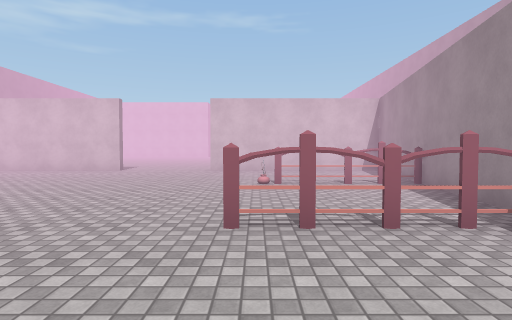
View 1 (above)

17 first-person views from a walk through a Unity game level. The camera is 1.4 m above the floor, tilts 2° down and sees 80° across. The floor is counted in squares, 2 m on a side. Each view is taken from the middle of a square. On the plan, view 1 faces up. The plan holds only what a view shows up to about 10 squares ahead; the rest is blank. The place goes on beyond the plan. The player character is not drawn. Some animated figures are not drawn. Some surface patterns are stand-ins.

View 2
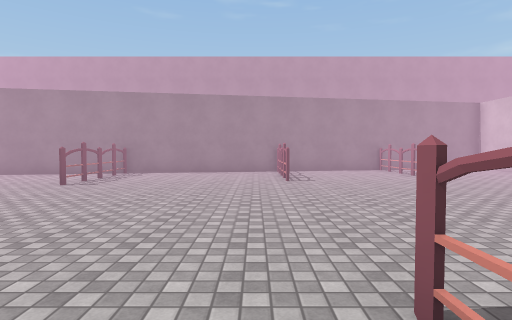

View 3
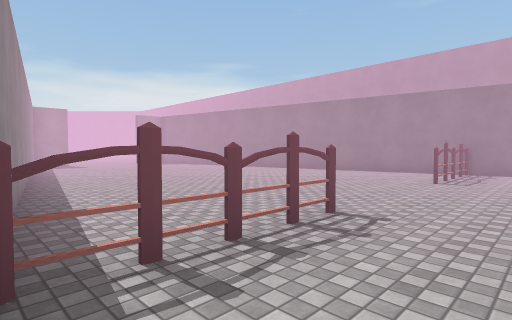

View 4
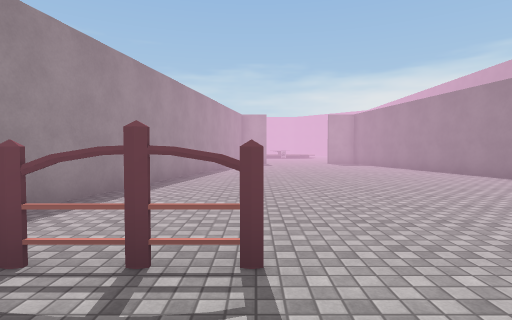

View 5
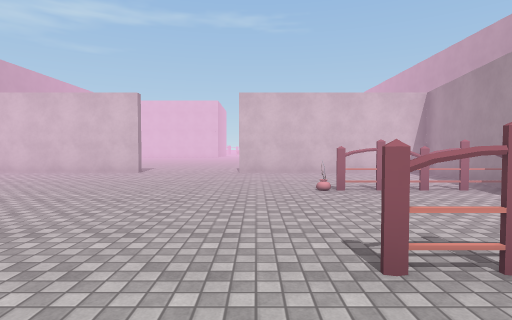

View 6
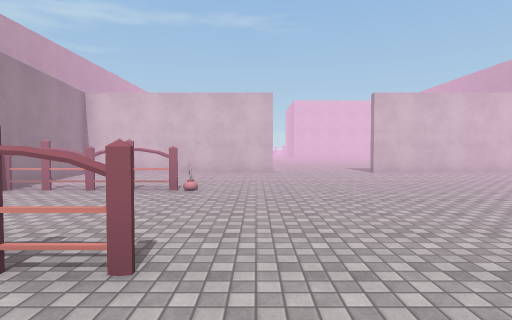

View 7
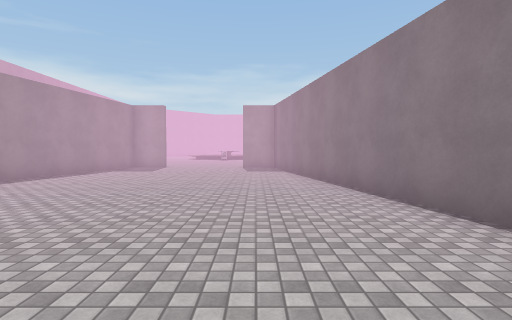

View 8
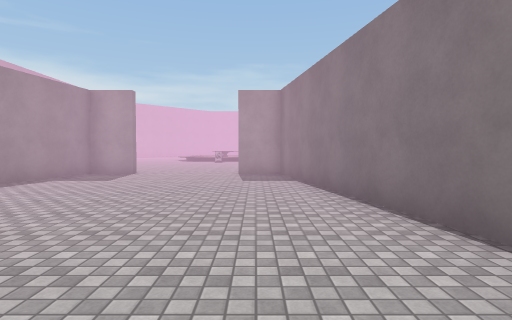

View 9
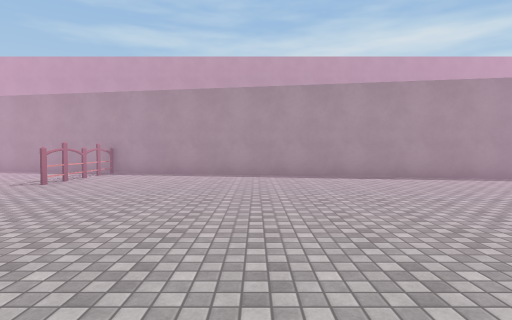

View 10
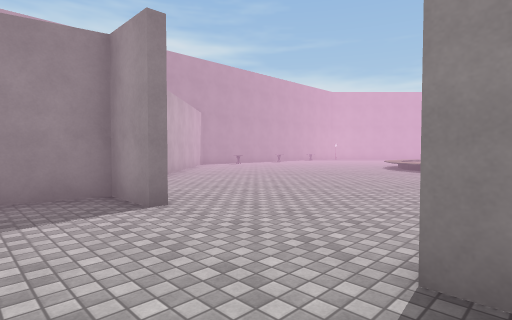

View 11
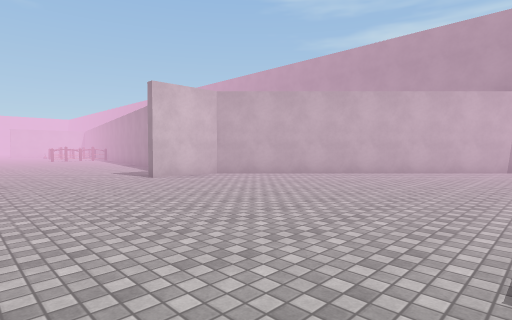

View 12
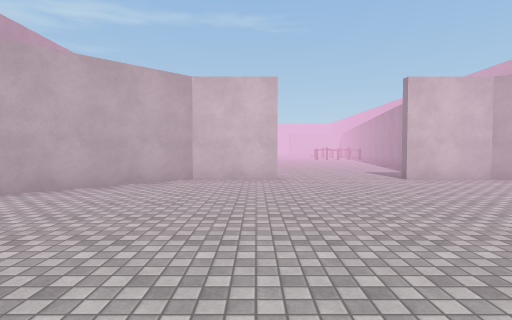

View 13
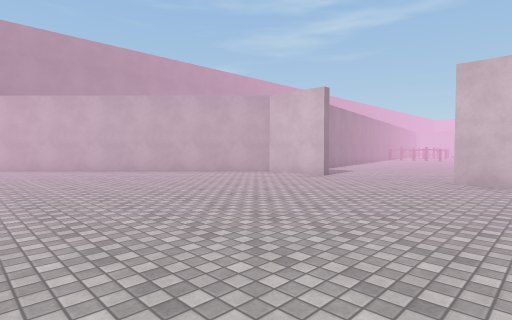

View 14
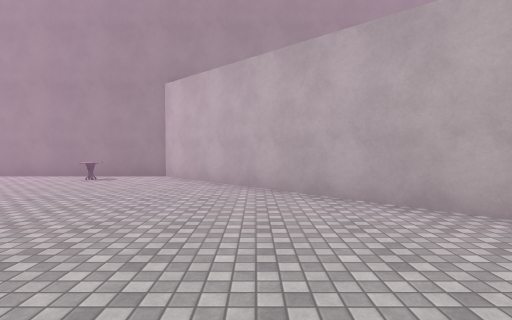

View 15
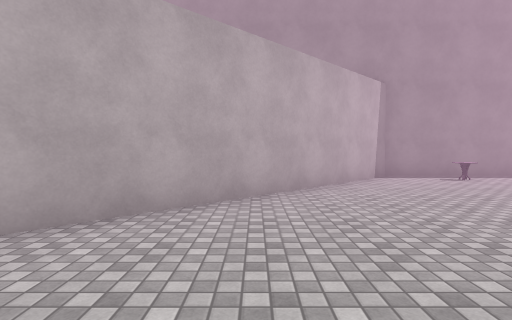

View 16
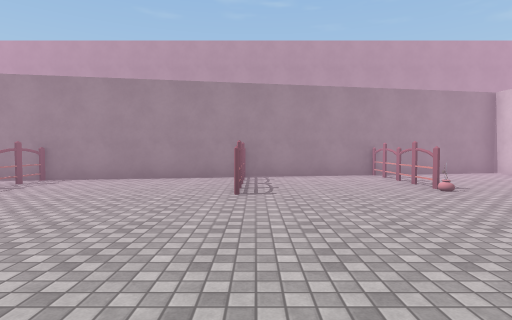

View 17
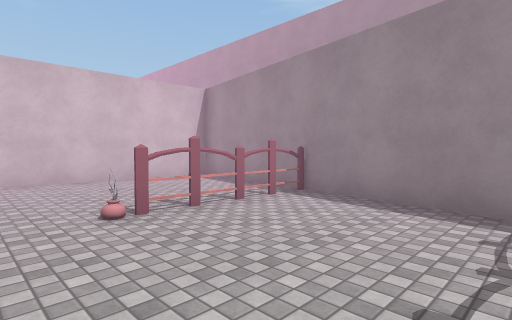

### Floor plan
Points are (right, up) in squares from view 1. A wall is a line through its corners. A room is listed if a view was taken in it or the views show most of it. See-through windows are left out.
Room 1 (views 1, 2, 3, 4, 5, 6, 7, 8, 9, 10, 16, 17)
walls: (-4.4, 10.1) (-10.1, 10.1) (-5.7, -14.7) (-4.5, -14.7); (-1.6, -14.7) (-0.3, -14.7) (4.1, 10.1) (0.4, 10.1)
ways out: opening at (-3, -15) to room 2
objects: other object (-8, 3) to (-6, 3); other object (-8, 6) to (-7, 6); other object (-7, -2) to (-5, -2); other object (-6, 6); other object (-1, -2) to (1, -2); other object (0, 3) to (2, 3); other object (0, 6); other object (1, 6) to (2, 6)
Room 2 (views 11, 12, 13, 14, 15)
walls: (-4.5, -14.9) (-6.5, -14.9) (-12.9, -21.3) (-12.9, -23.5); (6.9, -23.5) (6.9, -21.3) (0.5, -14.9) (-1.5, -14.9)
ways out: opening at (-3, -15) to room 1
objects: table (-12, -23); table (6, -23)

Positions as (right, up) in squares from view 1, and headings:
1: (0, 0), facing up
2: (1, 2), facing left
3: (2, 0), facing down-left
4: (-1, 0), facing down
5: (-1, 1), facing up
6: (-5, 1), facing up
7: (-5, -3), facing down
8: (-5, -6), facing down
9: (-7, -6), facing right
10: (-5, -13), facing down-right
11: (-5, -22), facing up-right
12: (-5, -22), facing up
13: (0, -22), facing up-left
14: (-5, -19), facing left
15: (-1, -18), facing right
16: (-1, 3), facing left
17: (-1, 3), facing up-right
